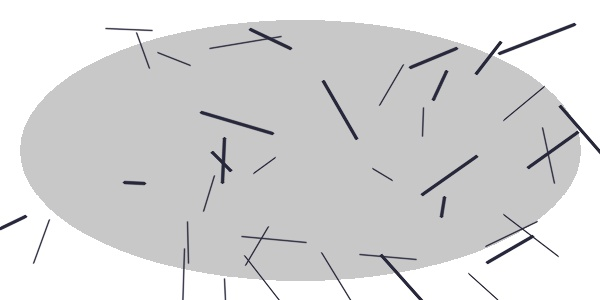
#> input picture Lip image 1.jpeg, 600 x 300 px
$ python -i Preprocessing.py   (imports and definitions only)
#> lines starting #> are read from the running program, lines starting #| are printed output that depends on the picture; after the words box and inside, x2 and y2 are one past the last pixel; in counts of white or black regions, pixels touching at a corner belong together
"""
preprocessing.py
----------------
Stage 1 of the Lip Print Comparator pipeline.

Takes a raw lip print image (scanned/photographed ink impression on paper)
and produces a cleaned, standardized image split into the six forensic
quadrants used in the Suzuki-Tsuchihashi classification system:
    UR, UM, UL (upper lip)  |  LR, LM, LL (lower lip)

Note on design choice:
A lip PRINT (ink impression on paper) is not a face photo, so face/landmark
detectors (e.g. MediaPipe FaceMesh) do not apply here. Instead, we detect the
print's own boundary using contour/threshold analysis (the darkest, most
textured region of the page), then crop and split it geometrically.
"""

import cv2
import numpy as np


def load_image(path):
    img = cv2.imread(path)
    if img is None:
        raise FileNotFoundError(f"Could not read image: {path}")
    return img


def to_grayscale(img):
    if len(img.shape) == 3:
        return cv2.cvtColor(img, cv2.COLOR_BGR2GRAY)
    return img


def denoise(gray):
    return cv2.fastNlMeansDenoising(gray, h=10)


def enhance_contrast(gray):
    """CLAHE: brings out faint groove lines without blowing out bright areas."""
    clahe = cv2.createCLAHE(clipLimit=3.0, tileGridSize=(8, 8))
    return clahe.apply(gray)


def detect_print_boundary(bgr_img):
    """
    Finds the bounding box of the ink impression using the SATURATION
    channel (ink is distinctly more colorful than white paper), which is
    far more reliable than brightness-based thresholding for lipstick
    impressions on paper.

    NOTE: Works well for clean, plain backgrounds (paper filling most of
    the frame). For images with cluttered/reflective backgrounds (e.g. a
    glass surface, mirror, or shadows visible around the paper), this can
    mis-detect the boundary — use `manual_bbox` in preprocess_pipeline()
    or the --manual flag in main.py as a fallback in those cases.
    """
    hsv = cv2.cvtColor(bgr_img, cv2.COLOR_BGR2HSV)
    S = cv2.GaussianBlur(hsv[:, :, 1], (9, 9), 0)
    _, mask = cv2.threshold(S, 0, 255, cv2.THRESH_BINARY + cv2.THRESH_OTSU)
    kernel = np.ones((21, 21), np.uint8)
    mask = cv2.morphologyEx(mask, cv2.MORPH_CLOSE, kernel)
    mask = cv2.morphologyEx(mask, cv2.MORPH_OPEN, kernel)
    contours, _ = cv2.findContours(mask, cv2.RETR_EXTERNAL, cv2.CHAIN_APPROX_SIMPLE)
    if not contours:
        h, w = bgr_img.shape[:2]
        return (0, 0, w, h)
    largest = max(contours, key=cv2.contourArea)
    return cv2.boundingRect(largest)  # x, y, w, h


def crop_to_print(gray, bbox, padding=10):
    x, y, w, h = bbox
    H, W = gray.shape
    x0, y0 = max(0, x - padding), max(0, y - padding)
    x1, y1 = min(W, x + w + padding), min(H, y + h + padding)
    return gray[y0:y1, x0:x1]


def auto_orient(cropped):
    """
    Many real-world print photographs are captured with the print running
    vertically (tall oval, lip-closure line running top-to-bottom) rather
    than the standard horizontal mouth orientation (upper lip on top,
    lower lip on bottom) used in forensic literature and assumed by
    split_quadrants(). If the cropped print is taller than it is wide,
    rotate it 90 degrees so quadrant splitting lines up correctly.
    """
    h, w = cropped.shape[:2]
    if h > w:
        return cv2.rotate(cropped, cv2.ROTATE_90_CLOCKWISE)
    return cropped


def split_quadrants(cropped):
    """
    Splits the cropped print into six regions matching forensic convention:
    top half = upper lip (UR/UM/UL), bottom half = lower lip (LR/LM/LL),
    each divided into left/middle/right thirds.
    """
    h, w = cropped.shape
    mid_h = h // 2
    third_w = w // 3

    upper, lower = cropped[0:mid_h, :], cropped[mid_h:h, :]

    return {
        "UR": upper[:, 0:third_w],
        "UM": upper[:, third_w:2 * third_w],
        "UL": upper[:, 2 * third_w:w],
        "LR": lower[:, 0:third_w],
        "LM": lower[:, third_w:2 * third_w],
        "LL": lower[:, 2 * third_w:w],
    }


def preprocess_pipeline(path, manual_bbox=None):
    """
    Runs the full Stage 1 pipeline on a single image path.

    manual_bbox: optional (x, y, w, h) tuple. If provided, skips automatic
    boundary detection entirely and uses this region instead — use this
    for images with cluttered/reflective backgrounds where auto-detection
    is unreliable (see detect_print_boundary docstring).
    """
    img = load_image(path)
#> in load_image, img is the input picture: shape (300, 600, 3); mean B, G, R 216.1, 215.7, 215.7
    gray_full = to_grayscale(img)
    gray_full = denoise(gray_full)

    bbox = manual_bbox if manual_bbox is not None else detect_print_boundary(img)
#> in detect_print_boundary, `hsv = cv2.cvtColor(bgr_img, cv2.COLOR_BGR2HSV)`: hsv: shape (300, 600, 3); mean H, S, V 12.7, 1.6, 216.2
#> in detect_print_boundary, `S = cv2.GaussianBlur(hsv[:, :, 1], (9, 9), 0)`:
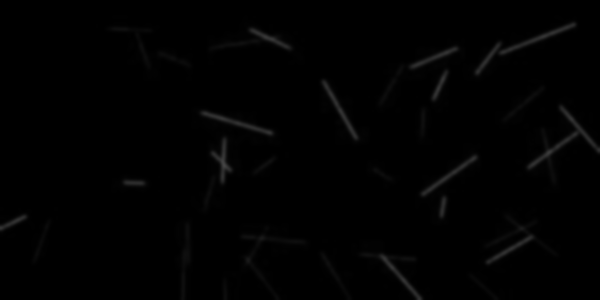
#> S: shape (300, 600); min 0, max 68, mean 1.5
#> in detect_print_boundary, `_, mask = cv2.threshold(S, 0, 255, cv2.THRESH_BINARY + cv2.THRESH_OTSU)`:
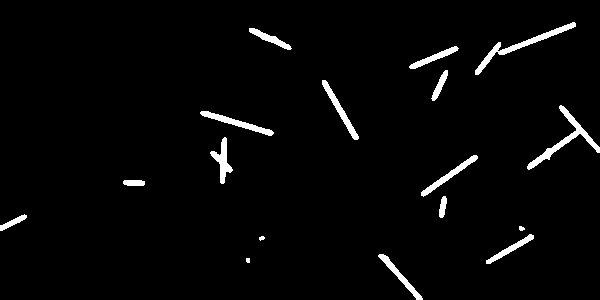
#> mask: shape (300, 600); 2.7% white; 17 white regions (1 under 20 px), largest, box (x1, y1, x2, y2) and area: (527, 105, 600, 170) 710, (475, 22, 576, 75) 673, (200, 111, 274, 136) 442
#> in detect_print_boundary, `mask = cv2.morphologyEx(mask, cv2.MORPH_CLOSE, kernel)`:
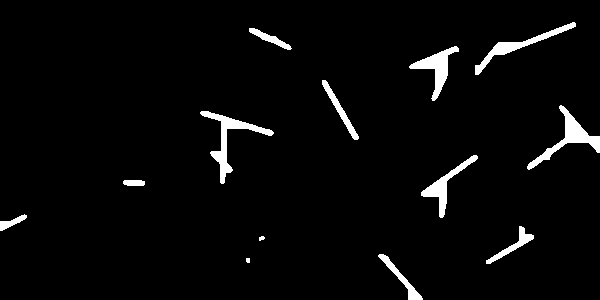
#> mask: shape (300, 600); 3.4% white; 13 white regions (1 under 20 px), largest, box (x1, y1, x2, y2) and area: (200, 111, 274, 184) 1005, (527, 105, 600, 170) 996, (409, 46, 459, 101) 824
#> in detect_print_boundary, `mask = cv2.morphologyEx(mask, cv2.MORPH_OPEN, kernel)`: mask: shape (300, 600); every value is 0
#> in detect_print_boundary, `contours, _ = cv2.findContours(mask, cv2.RETR_EXTERNAL, cv2.CHAIN_APPR..`: contours = []
#> bbox = (0, 0, 600, 300)

    # Enhance contrast only within the crop (avoids background noise
    # affecting the CLAHE enhancement of the actual print region)
    cropped_raw = crop_to_print(gray_full, bbox)
#> in crop_to_print, `x, y, w, h = bbox`: x = 0; w = 600; h = 300
#> in crop_to_print, `x0, y0 = max(0, x - padding), max(0, y - padding)`: x0 = 0
#> in crop_to_print, `x1, y1 = min(W, x + w + padding), min(H, y + h + padding)`: x1 = 600; y1 = 300
    enhanced_crop = enhance_contrast(cropped_raw)
    oriented = auto_orient(enhanced_crop)
    quadrants = split_quadrants(oriented)
#> in split_quadrants, `upper, lower = cropped[0:mid_h, :], cropped[mid_h:h, :]`:
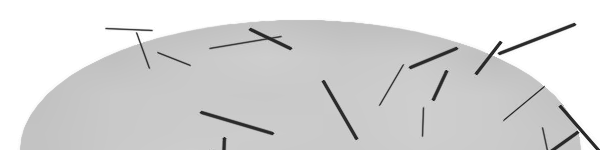
#> upper: shape (150, 600); min 33, max 255, mean 216.2
#> in split_quadrants, `upper, lower = cropped[0:mid_h, :], cropped[mid_h:h, :]`:
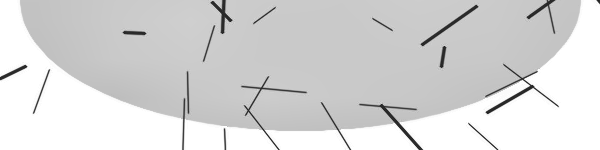
#> lower: shape (150, 600); min 32, max 255, mean 215.3
#> quadrants = 6 items

    return {
        "original": img,
        "cropped": oriented,
        "quadrants": quadrants,
        "bbox_used": bbox,
    }

>>> result = preprocess_pipeline('Lip image 1.jpeg')
#> result = 4 items

$ run again, on Lip image 3.jpeg
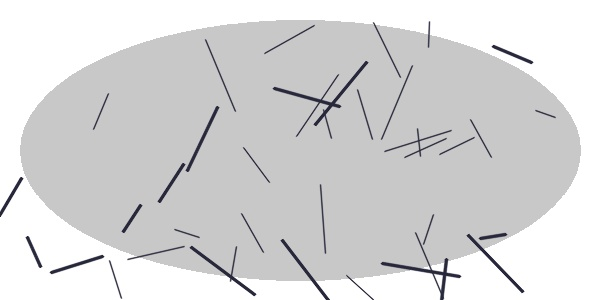
#> input picture Lip image 3.jpeg, 600 x 300 px
#> in load_image, img is the input picture: shape (300, 600, 3); mean B, G, R 215.9, 215.5, 215.5
#> hsv: shape (300, 600, 3); mean H, S, V 13.2, 1.6, 216
#> in detect_print_boundary, `mask = cv2.morphologyEx(mask, cv2.MORPH_CLOSE, kernel)`:
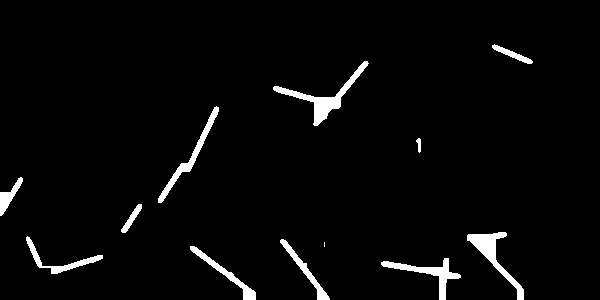
#> mask: shape (300, 600); 3.2% white; 12 white regions (1 under 20 px), largest, box (x1, y1, x2, y2) and area: (273, 61, 369, 126) 1033, (467, 232, 524, 300) 894, (381, 258, 461, 300) 758
#> contours = []
#> bbox = (0, 0, 600, 300)
#> in crop_to_print, `x, y, w, h = bbox`: x = 0; w = 600; h = 300
#> x0 = 0
#> x1 = 600; y1 = 300
#> in split_quadrants, `upper, lower = cropped[0:mid_h, :], cropped[mid_h:h, :]`:
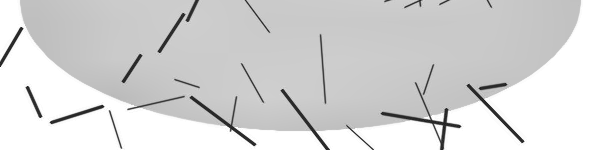
#> lower: shape (150, 600); min 31, max 255, mean 214.1
#> quadrants = 6 items
#> result = 4 items
